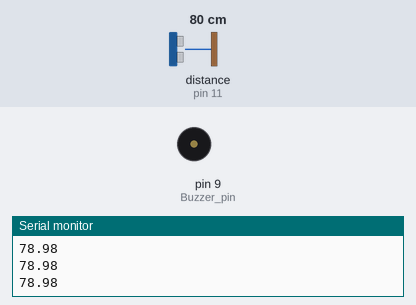
Recording of a sketch running on a simulated Arduino Uno, built with avr-gcc and run on an emulated ATmega328P. Parts: buzzer (waves = sounding, pin HIGH), the last lines printed to the serial monitor. Wiring (inferred from the names in the program): ultrasonic range finder: trigger pin 10; echo pin 11. The inputs (shaded band) are chosen by the test bench; at power-on: distance to the obstacle (sensor on pin 11) 80 cm. The echo pulse lasts 58.3 µs per cm; pins used as bus, display or sensor lines are not drawn.

Above: at 1.3 s.
1.4 s: distance to the obstacle (sensor on pin 11) set to 22 cm
3.2 s: distance to the obstacle (sensor on pin 11) set to 18 cm
At 4.3 s:
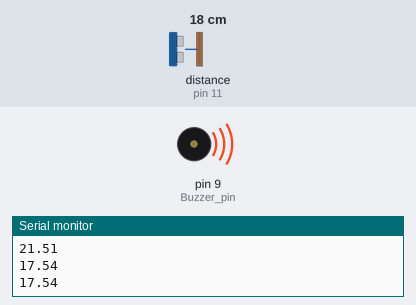
5.5 s: distance to the obstacle (sensor on pin 11) set to 35 cm
At 7.2 s:
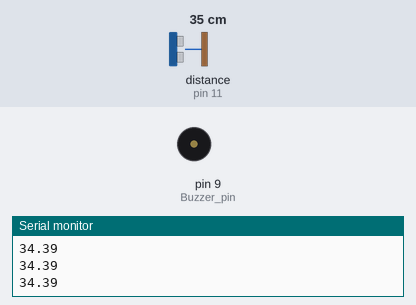
7.5 s: distance to the obstacle (sensor on pin 11) set to 2 cm
At 9.2 s:
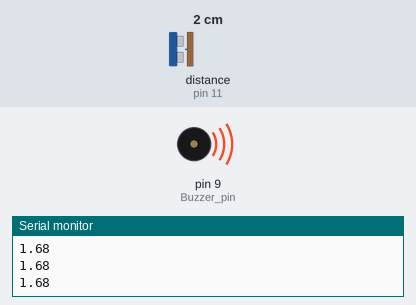
Timing chart, 0 to 10.5 s (numbered marks = the images above; inputs shaded):
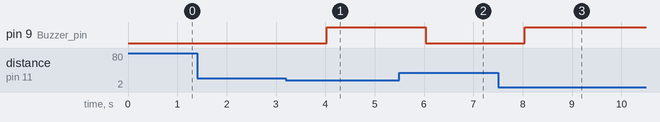

The sketch:

Blind_Glasses.ino
```cpp
float duration,distance;

void setup() {
pinMode(9, OUTPUT); // Buzzer pin
pinMode(10, OUTPUT); // Trig pin
pinMode(11, INPUT); // Echo pin
Serial.begin(9600);
}

void loop() {
digitalWrite(10, LOW);
delayMicroseconds(2);

digitalWrite(10, HIGH);
delayMicroseconds(10);
digitalWrite(10, LOW);

duration = pulseIn(11, HIGH);
distance = duration*0.034/2;

Serial.println(distance);
delay(500);
if(distance <= 20){
  digitalWrite(9, HIGH); //Use tone(BUZZER_PIN,1000); and noTone(BUZZER_PIN); Incase of Passive Buzzer
}
else{
  digitalWrite(9, LOW);
}
}
```

Measured:
- the behaviour switches between 21 and 20 cm on distance to the obstacle (sensor on pin 11) (found by bisection; images 0 and 1)
- after the input at 3.2 s, pin 9 (Buzzer_pin): LOW → HIGH after 0.83 s
- after the input at 5.5 s, pin 9 (Buzzer_pin): HIGH → LOW after 0.54 s
- after the input at 7.5 s, pin 9 (Buzzer_pin): LOW → HIGH after 0.55 s
